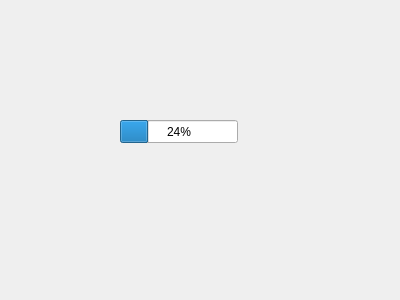
<?xml version="1.0" encoding="UTF-8"?>
<ui version="4.0">
 <class>Form</class>
 <widget class="QWidget" name="Form">
  <property name="geometry">
   <rect>
    <x>0</x>
    <y>0</y>
    <width>400</width>
    <height>300</height>
   </rect>
  </property>
  <property name="windowTitle">
   <string>Form</string>
  </property>
  <widget class="QProgressBar" name="progressBar">
   <property name="geometry">
    <rect>
     <x>120</x>
     <y>120</y>
     <width>118</width>
     <height>23</height>
    </rect>
   </property>
   <property name="value">
    <number>24</number>
   </property>
  </widget>
 </widget>
 <resources/>
 <connections/>
</ui>
